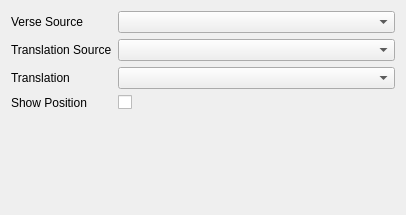
<?xml version="1.0" encoding="UTF-8"?>
<ui version="4.0">
 <class>bibleVerseConfig</class>
 <widget class="QWidget" name="bibleVerseConfig">
  <property name="geometry">
   <rect>
    <x>0</x>
    <y>0</y>
    <width>406</width>
    <height>215</height>
   </rect>
  </property>
  <property name="windowTitle">
   <string>Configure Lock/Logout</string>
  </property>
  <property name="accessibleName">
   <string>Configure Lock/Logout</string>
  </property>
  <layout class="QGridLayout" name="gridLayout">
   <item row="3" column="0">
    <layout class="QFormLayout" name="formLayout">
     <item row="2" column="1">
      <widget class="QComboBox" name="comboBox_translationSource">
       <property name="sizePolicy">
        <sizepolicy hsizetype="Expanding" vsizetype="Fixed">
         <horstretch>0</horstretch>
         <verstretch>0</verstretch>
        </sizepolicy>
       </property>
      </widget>
     </item>
     <item row="1" column="1">
      <widget class="QComboBox" name="comboBox_verseSource">
       <property name="sizePolicy">
        <sizepolicy hsizetype="Expanding" vsizetype="Fixed">
         <horstretch>0</horstretch>
         <verstretch>0</verstretch>
        </sizepolicy>
       </property>
      </widget>
     </item>
     <item row="1" column="0">
      <widget class="QLabel" name="label_2">
       <property name="frameShape">
        <enum>QFrame::NoFrame</enum>
       </property>
       <property name="frameShadow">
        <enum>QFrame::Plain</enum>
       </property>
       <property name="text">
        <string>Verse Source</string>
       </property>
      </widget>
     </item>
     <item row="2" column="0">
      <widget class="QLabel" name="label_3">
       <property name="text">
        <string>Translation Source</string>
       </property>
      </widget>
     </item>
     <item row="4" column="1">
      <widget class="QCheckBox" name="checkBox_position">
       <property name="text">
        <string/>
       </property>
      </widget>
     </item>
     <item row="4" column="0">
      <widget class="QLabel" name="label_4">
       <property name="text">
        <string>Show Position</string>
       </property>
      </widget>
     </item>
     <item row="3" column="0">
      <widget class="QLabel" name="label">
       <property name="text">
        <string>Translation</string>
       </property>
      </widget>
     </item>
     <item row="3" column="1">
      <widget class="QComboBox" name="comboBox_translation"/>
     </item>
    </layout>
   </item>
  </layout>
 </widget>
 <resources/>
 <connections/>
</ui>
